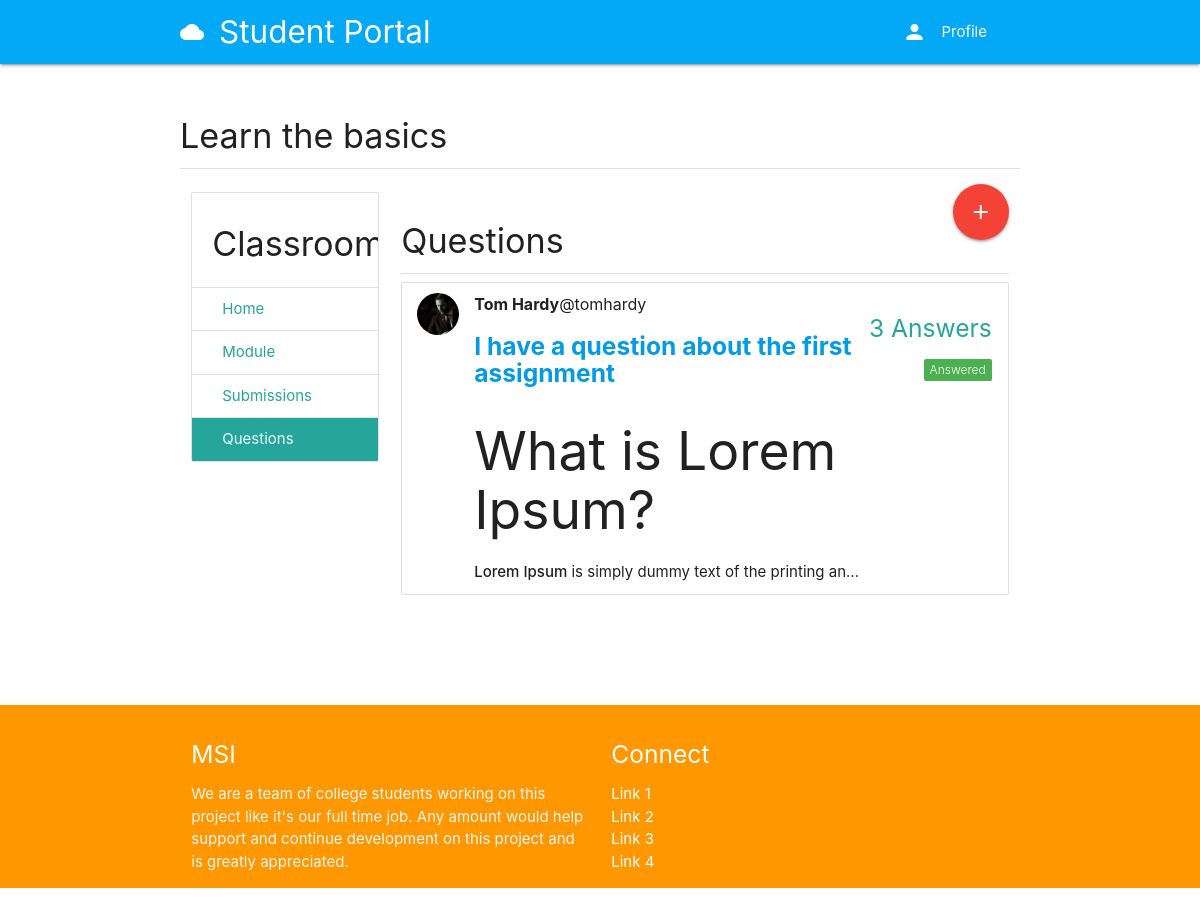
/course/e7e69d85-dbf6-4e46-bd26-2d721d1a9f71/questions, run on the app's committed database.
### classroom/models.py (models this page shows, shortened)
class Course(models.Model):
	id = models.UUIDField(primary_key=True, default=uuid.uuid4, editable=False)
	picture = models.ImageField(upload_to=user_directory_path)
	title = models.CharField(max_length=200)
	description = models.CharField(max_length=300)
	category = models.ForeignKey(Category, on_delete=models.CASCADE)
	syllabus = RichTextField()
	user = models.ForeignKey(User, on_delete=models.CASCADE, related_name='course_owner')
	enrolled = models.ManyToManyField(User)
	modules = models.ManyToManyField(Module)
	questions = models.ManyToManyField(Question)

### question/models.py (models this page shows, shortened)
class Question(models.Model):
	user = models.ForeignKey(User, on_delete=models.CASCADE, related_name='question_user')
	title = models.CharField(max_length=300)
	body = RichTextField()
	created_date = models.DateTimeField(auto_now_add=True)
	update_date = models.DateTimeField(auto_now_add=True)
	has_accepted_answer = models.BooleanField(default=False)
	def get_answers_count(self):
		return Answer.objects.filter(question=self).count()

### authy/models.py (models this page shows, shortened)
class Profile(models.Model):
	user = models.OneToOneField(User, on_delete=models.CASCADE, related_name='profile')
	location = models.CharField(max_length=50, null=True, blank=True)
	url = models.CharField(max_length=80, null=True, blank=True)
	profile_info = models.TextField(max_length=150, null=True, blank=True)
	created = models.DateField(auto_now_add=True)
	picture = models.ImageField(upload_to=user_directory_path_profile, blank=True, null=True, verbose_name='Picture')
	banner = models.ImageField(upload_to=user_directory_path_banner, blank=True, null=True, verbose_name='Banner')

### question/views.py (the view)
# urls.py: path('<course_id>/questions', Questions, name='questions'),
def Questions(request, course_id):
	course = get_object_or_404(Course, id=course_id)
	questions = course.questions.all()
	paginator = Paginator(questions, 10)
	page_number = request.GET.get('page')
	questions_data = paginator.get_page(page_number)
	context = {
		'course': course,
		'questions': questions_data,
	}
	return render(request, 'question/questions.html', context)

### authy/views.py (called while the page is built)
def SideNavInfo(request):
	user = request.user
	nav_profile = None
	if user.is_authenticated:
		nav_profile = Profile.objects.get(user=user)
	return {'nav_profile': nav_profile}

### direct/views.py (called while the page is built)
def CheckDirects(request):
    directs_count = 0
    if request.user.is_authenticated:
        directs_count = Message.objects.filter(user=request.user, is_read=False).count()
    return {'directs_count': directs_count}

### student_portal/templates/question/questions.html (shortened to what this page needs)
{% extends 'base.html' %}
{% load static %}
{% block content %}
<div class="section">
	<h4>{{ course.title }}</h4>
	<div class="divider"></div>
</div>
<div class="row">
<div class="col s3">
      <ul class="collection with-header">
        <li class="collection-header"><h4>Classroom</h4></li>
        <a href="{% url 'course' course.id %}" class="collection-item">Home</a>
        <a href="{% url 'modules' course.id %}" class="collection-item">Module</a>
        <a href="{% url 'submissions' course.id %}" class="collection-item">Submissions</a>
        <a href="{% url 'questions' course.id %}" class="collection-item active">Questions</a>
      </ul>
</div>
<div class="col s9">
  <a href="{% url 'new-student-question' course.id %}" class="btn-floating btn-large waves-effect waves-light red right"><i class="material-icons">add</i></a>
  <div class="section">
    <h4>Questions</h4>
    <div class="divider"></div>
    <ul class="collection">
    {% for question in questions %}
    <li class="collection-item avatar">
      {% if question.user.profile.picture %}
        <img src="{{ question.user.profile.picture.url }}" class="circle responsive-img">
      {% else %}
        <img src="{% static 'img/no_avatar.jpg' %}" class="circle responsive-img">
      {% endif %}
      <span class="title"><b>{{ question.user.get_full_name }}</b>@{{ question.user.username }}</span>
      <a href="{% url 'question-detail' course.id question.id %}"><h5><b>{{ question.title }}</b></h5></a>
      <p>{{ question.body | safe | truncatechars:110 }}</p>
      <div class="secondary-content">
        <h5>{{ question.get_answers_count }} Answers</h5>
        <h5>
          {% if question.has_accepted_answer == True %}
            <span class="new badge green" data-badge-caption="Answered"></span>
          {% else %}
            <span class="new badge orange" data-badge-caption="Unanswered"></span>
          {% endif %}
        </h5>
      </div>
    </li>
    {% endfor %}
    </ul>
    <div class="col s12 m12 center-align">
    </div>
  </div>
</div>
</div>
{% endblock %}

### data on the page
Course: title "Learn the basics"
Question: user.profile.picture (placeholder picture), user.get_full_name "Tom Hardy", user.username "tomhardy", title "I have a question about the first assignment", body "What is Lorem Ipsum? Lorem Ipsum is simply dummy text of the printing an…", get_answers_count "3", has_accepted_answer True (drawn)
